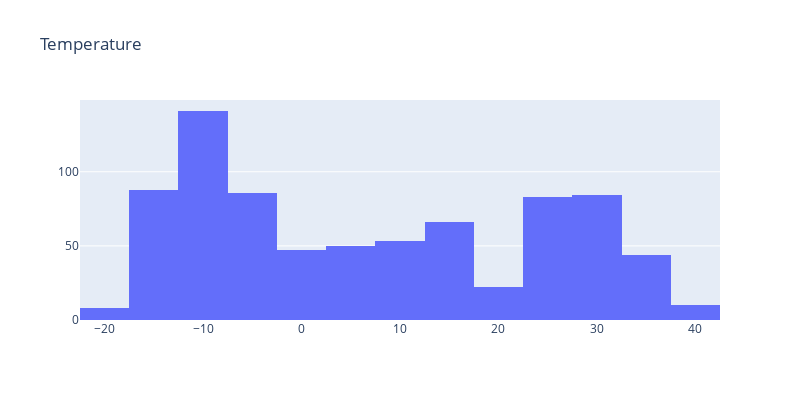
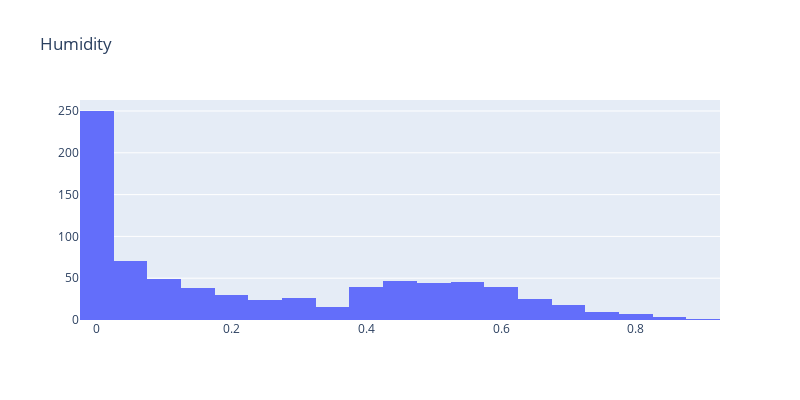
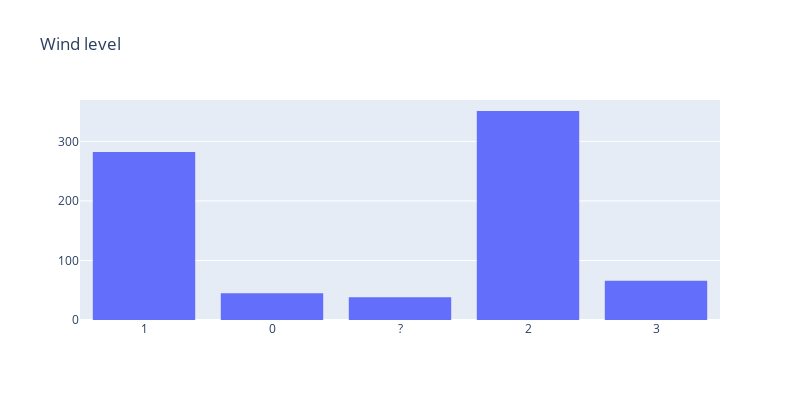

Here is the notebook cell these charts were saved with, in order:
### Markdown cell above
## Data Vizualization

### Code cell
visualizable_feature_names_weather = weatherdf.columns[2:]
num_visualizable_features_weather = len(visualizable_feature_names_weather)
fig_hist_weather = []
for i, feature_name in enumerate(visualizable_feature_names_weather):
    fig_hist_weather.append(go.Figure(go.Histogram(x=weatherdf[feature_name])))
    fig_hist_weather[i].update_layout(height=400, width=800, title_text=feature_name)
    fig_hist_weather[i].show()

### Figure 1 — Plotly figure (JSON) as saved in the notebook; plotly's stock layout.template omitted (floating-point values rounded to 4 significant figures; data arrays with more than 128 entries replaced by an {"elided": "..."} marker saying what was removed)
{"data": [{"type": "histogram", "x": {"elided": "782 float values"}}], "layout": {"height": 400, "title": {"text": "Temperature"}, "width": 800}}

### Figure 2 — Plotly figure (JSON) as saved in the notebook; plotly's stock layout.template omitted (floating-point values rounded to 4 significant figures; data arrays with more than 128 entries replaced by an {"elided": "..."} marker saying what was removed)
{"data": [{"type": "histogram", "x": {"elided": "782 float values"}}], "layout": {"height": 400, "title": {"text": "Humidity"}, "width": 800}}

### Figure 3 — Plotly figure (JSON) as saved in the notebook; plotly's stock layout.template omitted (floating-point values rounded to 4 significant figures; data arrays with more than 128 entries replaced by an {"elided": "..."} marker saying what was removed)
{"data": [{"type": "histogram", "x": {"elided": "782 str values"}}], "layout": {"height": 400, "title": {"text": "Wind level"}, "width": 800}}
